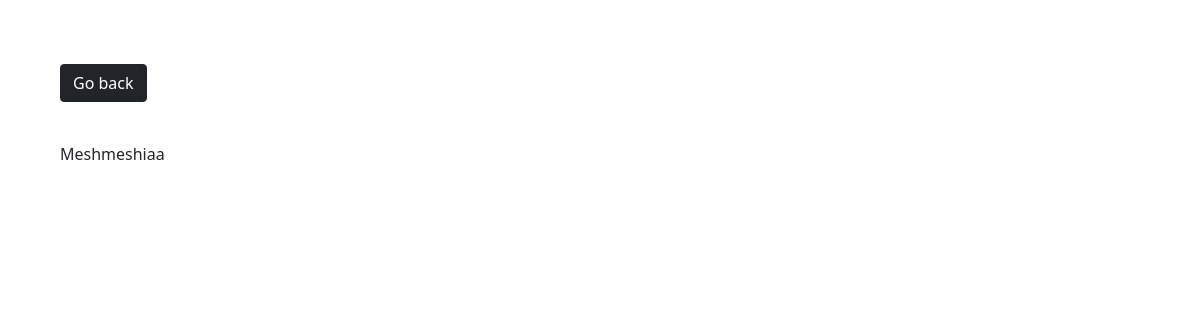
Before: /photo/1/ with the older database file.
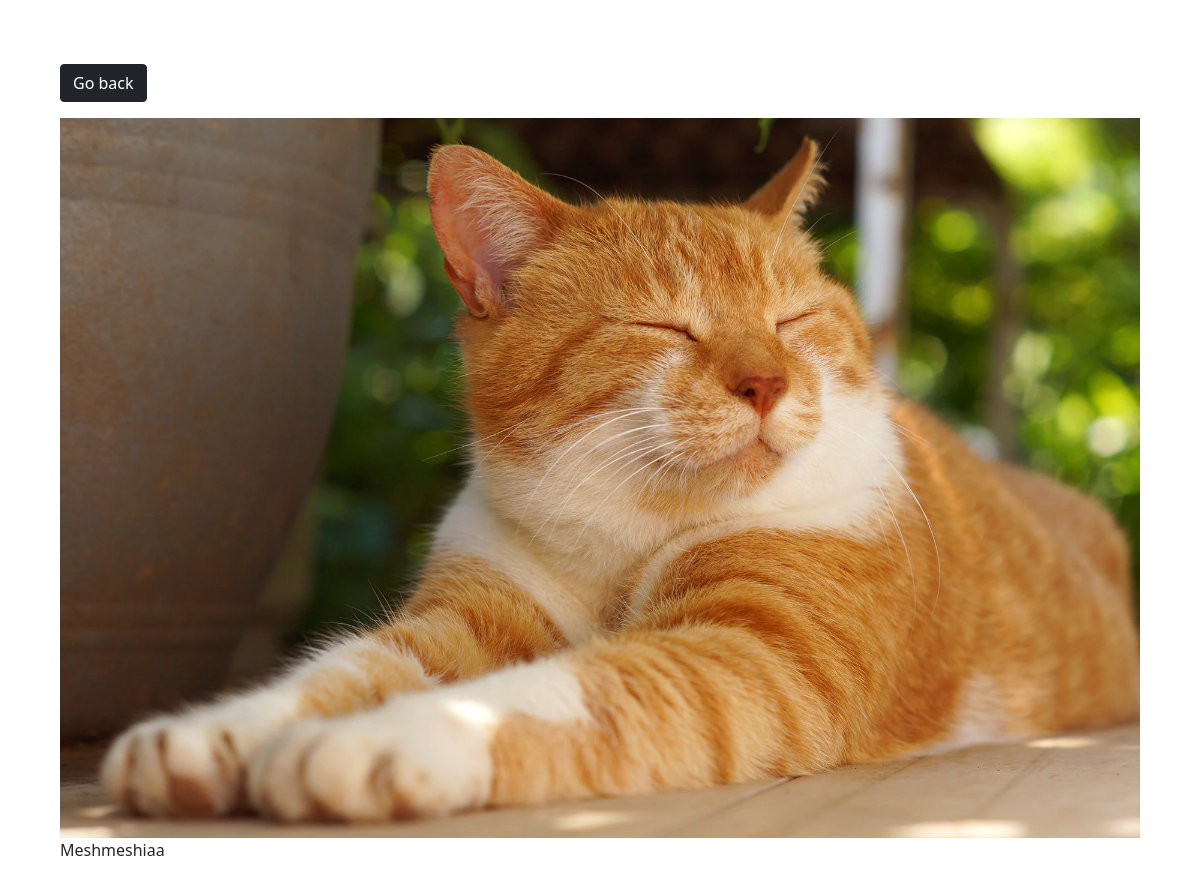
After: the same page with the newer database file.
### photos/models.py (models this page shows, shortened)
class Photo(models.Model):
    category = models.ForeignKey(Category , on_delete = models.SET_NULL ,null =True , blank =True )
    image = models.ImageField(null = False , blank = False)
    description = models.TextField(max_length=500 , null=False , blank = False )

### photos/views.py (the view)
# urls.py: path('photo/<str:pk>/', views.viewPhoto , name='photo'),
def viewPhoto(request , pk):
    photo = Photo.objects.get(id=pk)
    context = {'photo':photo}
    return render(request,'photos/photo.html' , context )

### photos/templates/photos/photo.html (shortened to what this page needs)
<!DOCTYPE html>
<html lang="en" dir="ltr">
  <head>
    <link href="https://cdn.jsdelivr.net/npm/bootstrap@5.1.0/dist/css/bootstrap.min.css" rel="stylesheet">
  </head>
  <body class="m-5">
    <div class="container">
      <div class="row justify-content-center">
        <div class="col">
          <a class="btn btn-dark my-3" href="{% url 'gallery' %}">Go back</a>
          <div style="height: 90vh;">
            <img style="max-width:100%; max-height:100%;" src="{{photo.image.url}}" alt="">
            <p>{{photo.description}}</p>
          </div>
        </div>
      </div>
    </div>
  </body>
</html>

Changed rows visible on the page:
changed Photo "Meshmeshiaa": image: picture added
